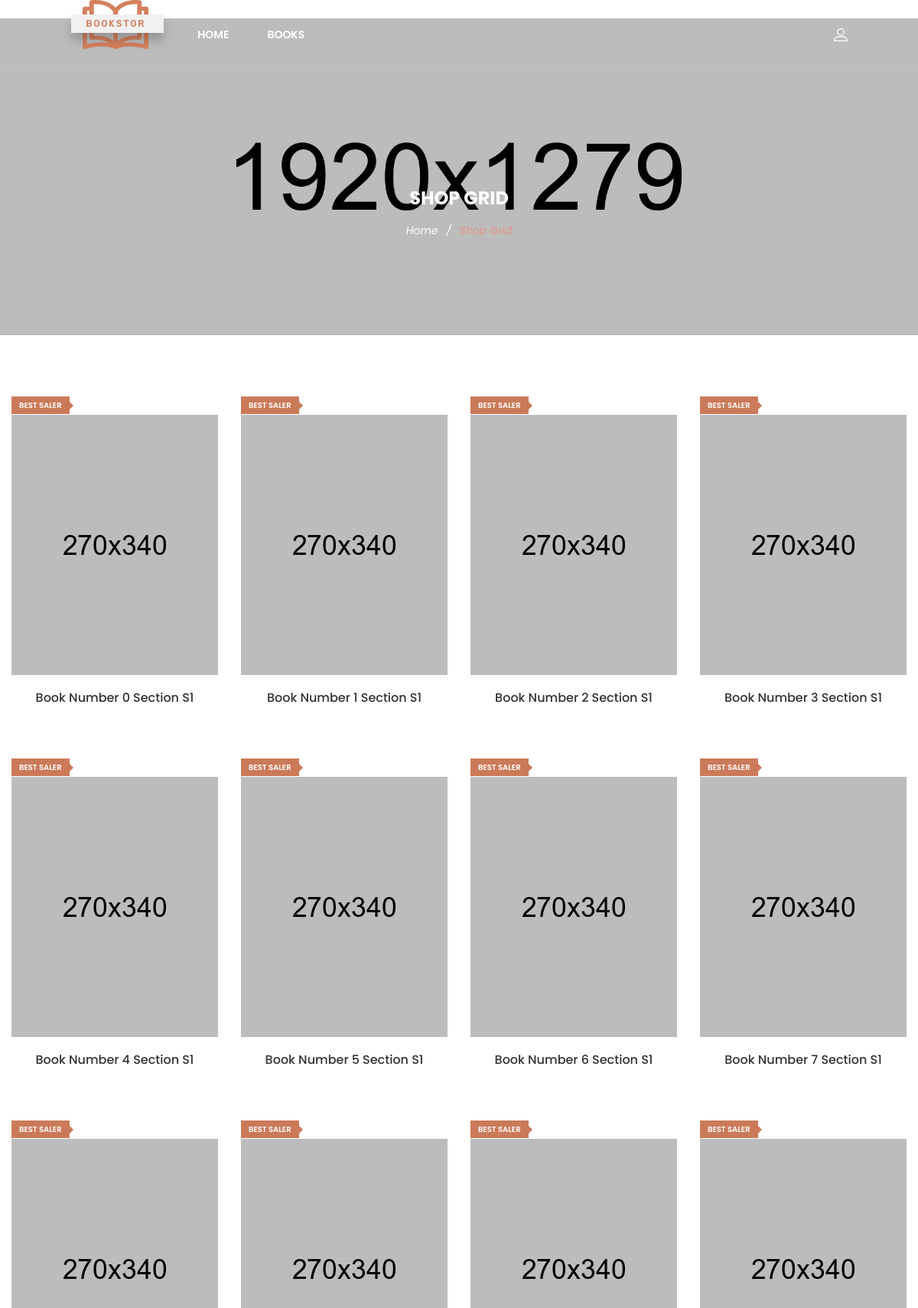
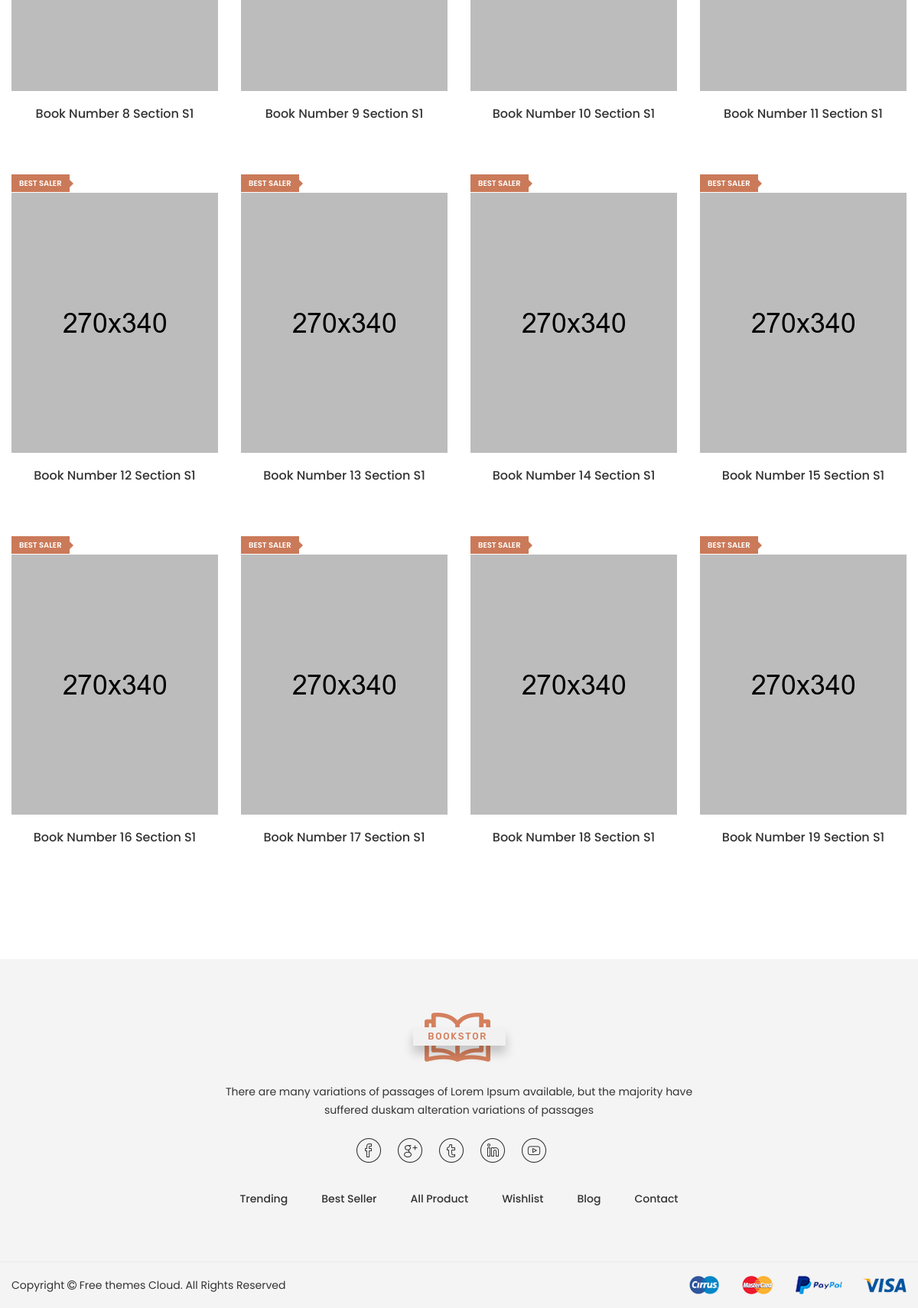
/store/, run on the app's committed database (2 pictures, top to bottom).
### bookkeeping/models.py (models this page shows, shortened)
class Book(models.Model):
    name = models.CharField(max_length=100)
    book_charge = models.ForeignKey(BookChargeSheet, on_delete=models.CASCADE)

### bookkeeping/views.py (the view)
# urls.py: path('', views.book_keeping_index, name='book_keeping_index'),
def book_keeping_index(request, book_type_id=0):
    if book_type_id == 0:
        books = Book.objects.all()
    else:
        books = Book.objects.filter(book_charge=book_type_id)
    return render(request, 'shop-grid.html', {"list_books":books})

### bookkeeping/templates/shop-grid.html (shortened to what this page needs)
﻿<!doctype html>
<html class="no-js" lang="zxx">
{% load staticfiles %}
{% include "head.html" %}
<body>
	<div class="wrapper" id="wrapper">
	     {% include "head_tiles.html" %}
        <div class="ht__bradcaump__area bg-image--6">
            <div class="container">
                <div class="row">
                    <div class="col-lg-12">
                        <div class="bradcaump__inner text-center">
                        	<h2 class="bradcaump-title">Shop Grid</h2>
                            <nav class="bradcaump-content">
                              <a class="breadcrumb_item" href="index.html">Home</a>
                              <span class="brd-separetor">/</span>
                              <span class="breadcrumb_item active">Shop Grid</span>
                            </nav>
                        </div>
                    </div>
                </div>
            </div>
        </div>
        <div class="page-shop-sidebar left--sidebar bg--white section-padding--lg">
        	<div class="container">
        		<div class="row">
        			<div class="col-lg-12 col-12 order-1 order-lg-2">
        				<div class="tab__container">
	        				<div class="shop-grid tab-pane fade show active" id="nav-grid" role="tabpanel">
	        					<div class="row">
                                      {% for book in list_books %}
		        					<div class="product product__style--3 col-lg-3 col-md-3 col-sm-3 col-12">
			        					<div class="product__thumb">
											<a class="first__img" href="/store/detail/{{ book.id }}">><img src="{%  static 'images/books/5.jpg' %}" alt="product image"></a>
											<div class="hot__box">
												<span class="hot-label">BEST SALER</span>
											</div>
										</div>
										<div class="product__content content--center content--center">
											<h4><a href="/store/detail/{{ book.id }}">{{ book.name }}</a></h4>
										</div>
		        					</div>
                                    {% endfor %}
	        					</div>
	        				</div>
                        </div>
        			</div>
        		</div>
        	</div>
        </div>
        {% include "footer.html" %}
		</div>
	</body>
	</html>

### data on the page
Book: name "Book Number 0 Section S1"
Book: name "Book Number 1 Section S1"
Book: name "Book Number 2 Section S1"
Book: name "Book Number 3 Section S1"
Book: name "Book Number 4 Section S1"
Book: name "Book Number 5 Section S1"
Book: name "Book Number 6 Section S1"
Book: name "Book Number 7 Section S1"
Book: name "Book Number 8 Section S1"
Book: name "Book Number 9 Section S1"
Book: name "Book Number 10 Section S1"
Book: name "Book Number 11 Section S1"
Book: name "Book Number 12 Section S1"
Book: name "Book Number 13 Section S1"
Book: name "Book Number 14 Section S1"
Book: name "Book Number 15 Section S1"
Book: name "Book Number 16 Section S1"
Book: name "Book Number 17 Section S1"
Book: name "Book Number 18 Section S1"
Book: name "Book Number 19 Section S1"
